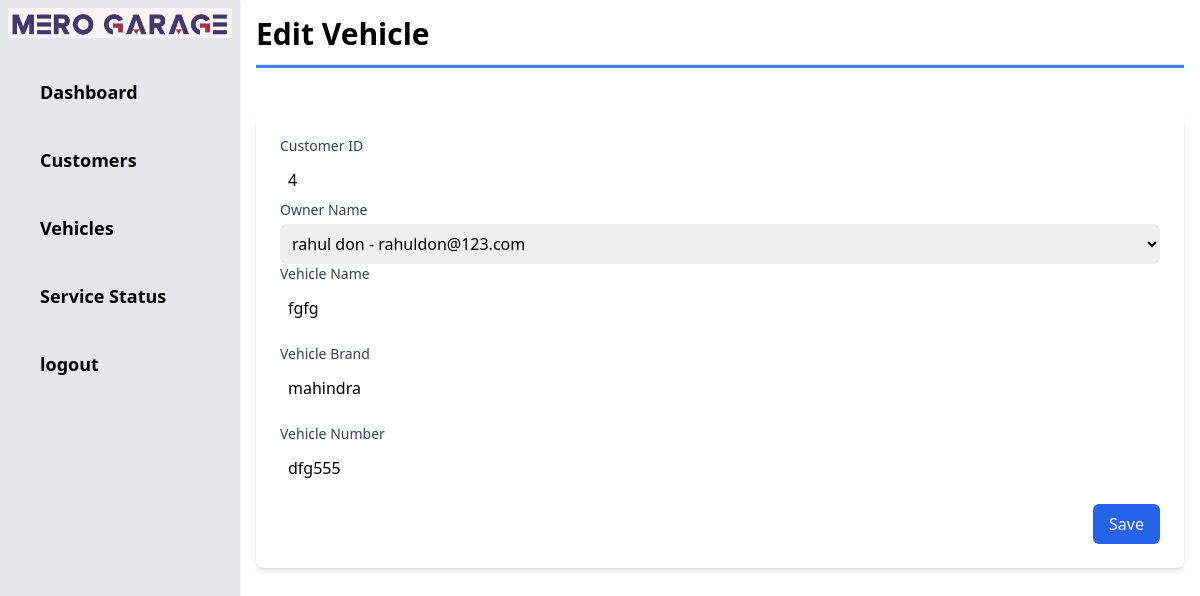
The app's page /admin/editvehicle.php?vid=11 with its own data.
### tables this page shows
CREATE TABLE `vehicles` (
  `vid` int(11) NOT NULL,
  `cid` int(50) NOT NULL,
  `cname` varchar(50) NOT NULL,
  `vname` varchar(100) NOT NULL,
  `vbrand` varchar(50) NOT NULL,
  `vnumber` varchar(50) NOT NULL,
  `vservice` varchar(1000) NOT NULL
);

### admin/editvehicle.php (the view, shortened to what this page needs)
<?php include 'header.php'; ?>
<?php
    $vid = $_GET['vid'];
    $qry = "SELECT * FROM vehicles WHERE vid = '$vid'";
    include '../includes/dbconnection.php';
    $result = mysqli_query($conn, $qry);
    $row = mysqli_fetch_assoc($result);
    $cid = $row['cid'];
    $qry2 = "SELECT * FROM customers WHERE cid = '$cid'";
    $result2 = mysqli_query($conn, $qry2);
?>
<h1 class="text-3xl font-bold">Edit Vehicle</h1>
    <hr class="my-3 h-1 bg-blue-500">
        <div class="container mx-auto py-8">
        <div class="bg-white shadow-md rounded-lg p-6">
            <form action="" method="POST">
                <div class="mb-4">
                    <label for="cid" class="block text-sm font-medium text-gray-700">Customer ID</label>
                    <input type="number" id="cid" name="cid" value="<?php echo $row['cid'];?>"
                        class="mt-1 p-2 block w-full rounded-md border-gray-300 focus:border-purple-400 focus:outline-none focus:ring focus:ring-purple-300" required>
                    <label for="cname" class="block text-sm font-medium text-gray-700">Owner Name</label>
                    <select name="cname" id="cname" class="mt-1 p-2 block w-full rounded-md border-gray-300 focus:border-purple-400 focus:outline-none focus:ring focus:ring-purple-300" required>
                        <?php while($row2 = mysqli_fetch_assoc($result2)){  ?>
                            <option><?php echo $row2['cname'];?> - <?php echo $row2['cemail'];?></option>
                        <?php } ?>
                        </select>
                    <label for="name" class="block text-sm font-medium text-gray-700">Vehicle Name</label>
                    <input type="text" id="name" name="vname" value="<?php echo $row['vname'];?>"
                        class="mt-1 p-2 block w-full rounded-md border-gray-300 focus:border-purple-400 focus:outline-none focus:ring focus:ring-purple-300">
                </div>
                <div class="mb-4">
                    <label for="brand" class="block text-sm font-medium text-gray-700">Vehicle Brand</label>
                    <input type="text" id="brand" name="vbrand" value="<?php echo $row['vbrand'];?>"
                        class="mt-1 p-2 block w-full rounded-md border-gray-300 focus:border-purple-400 focus:outline-none focus:ring focus:ring-purple-300">
                </div>
                <div class="mb-4">
                    <label for="phone" class="block text-sm font-medium text-gray-700">Vehicle Number</label>
                    <input type="text" id="phone" name="vnumber" value="<?php echo $row['vnumber'];?>"
                        class="mt-1 p-2 block w-full rounded-md border-gray-300 focus:border-purple-400 focus:outline-none focus:ring focus:ring-purple-300">
                </div>
                <div class="flex justify-end">
                    <button type="submit" name="submit"
                        class="px-4 py-2 bg-blue-600 text-white rounded-md hover:bg-blue-700 focus:outline-none focus:bg-blue-700">Save</button>
                </div>
            </form>
        </div>

### records on screen
vehicles: cid "4", vname "fgfg", vbrand "mahindra", vnumber "dfg555"

### other values on screen
form field cname "rahul don - rahuldon@123.com"
